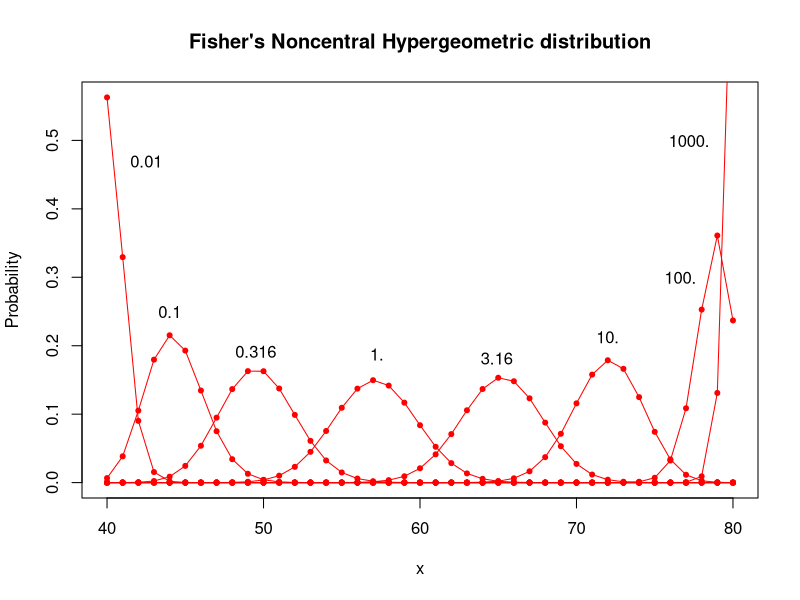

Write R code to recreate this figure.
# ApproxHypergeo.R
# This demo compares a Wallenius' and a Fisher's noncentral hypergeometric 
# distribution with the same mean rather than the same odds in order to
# make them approximate each other better.

require(BiasedUrn)
require(stats)

plot4 <- function(m1, m2, n) {
  xmin <- minHypergeo(m1, m2, n)
  xmax <- maxHypergeo(m1, m2, n)
  cl = "red"
  x <- xmin : xmax
  wnc  <- dFNCHypergeo(x, m1, m2, n, 0.01)
  plot   (x, wnc, type="o", col=cl, pch=20,
     main = "Fisher's Noncentral Hypergeometric distribution",
     xlab = "x", ylab = "Probability")

  wnc  <- dFNCHypergeo(x, m1, m2, n, 0.1)
  points (x, wnc, type="o", col=cl, pch=20)
  wnc  <- dFNCHypergeo(x, m1, m2, n, 0.316)
  points (x, wnc, type="o", col=cl, pch=20)
  wnc  <- dFNCHypergeo(x, m1, m2, n, 1.0)
  points (x, wnc, type="o", col=cl, pch=20)
  wnc  <- dFNCHypergeo(x, m1, m2, n, 3.16)
  points (x, wnc, type="o", col=cl, pch=20)
  wnc  <- dFNCHypergeo(x, m1, m2, n, 10.0)
  points (x, wnc, type="o", col=cl, pch=20)
  wnc  <- dFNCHypergeo(x, m1, m2, n, 100.0)
  points (x, wnc, type="o", col=cl, pch=20)
  wnc  <- dFNCHypergeo(x, m1, m2, n, 1000.0)
  points (x, wnc, type="o", col=cl, pch=20)

  text(42.5, .47, "0.01", cex=1)
  text(44.0, .25, "0.1", cex=1)
  text(49.5, .192, "0.316", cex=1)
  text(57.25, .188, "1.", cex=1)
  text(64.90, .182, "3.16", cex=1)
  text(72, .213, "10.", cex=1)
  text(76.65, .3, "100.", cex=1)
  text(77.20, .5, "1000.", cex=1)
}

plot4 (80, 60, 100)
